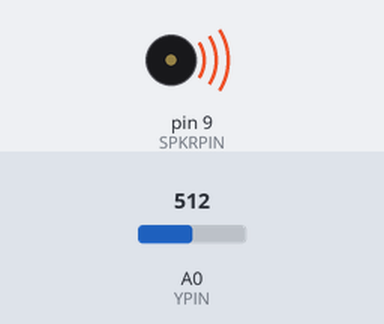
A sketch run on a simulated Arduino Uno, built with avr-gcc and run on an emulated ATmega328P. On the bench: buzzer (waves = sounding). Inputs (shaded band) come from the test bench; at power-on: A0 (YPIN) = 512.

Above: at 0.1 s.
Timing chart, 0 to 1.6 s (numbered marks = the images above):
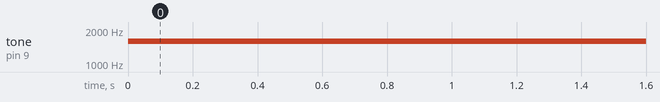

The sketch:

tone_from_accel.ino
```cpp
const int SPKRPIN = 9;
const int YPIN = A0;

void setup() {
  pinMode(SPKRPIN, OUTPUT);
  pinMode(YPIN, INPUT);
  Serial.begin(9600);
}

void loop() {
  int yVal  = analogRead(YPIN);

  int toneVal = map( yVal, 250, 400, 200, 1000);

  tone (SPKRPIN, toneVal);

  delay(1);
}
```

Measured:
- by itself, tone on pin 9 (SPKRPIN): silent → 1597 Hz at 0.00 s
